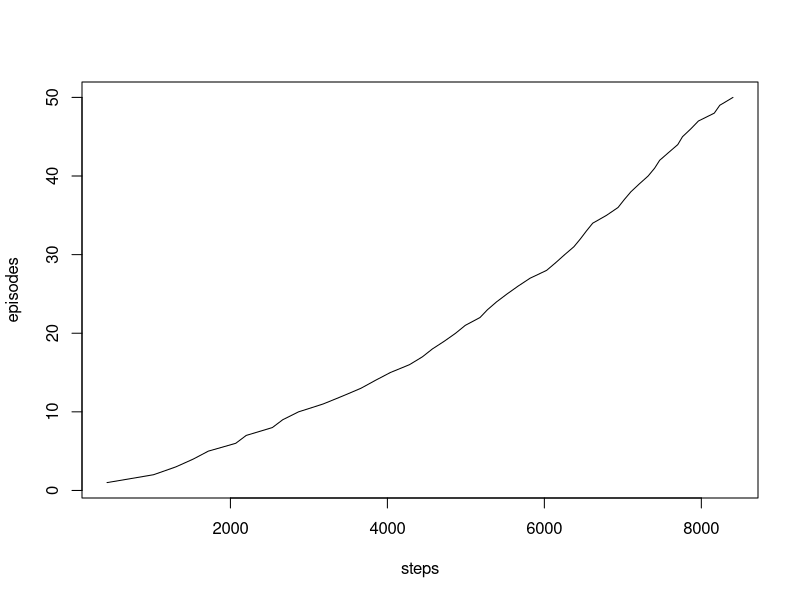

Write R code to recreate this figure.
# number of steps taken in each of 100 episodes, for sarsa and expected sarsa agents
es0 = c(428, 1020, 1305, 1528, 1718, 2068, 2201, 2534, 2667, 2868, 3181, 3427, 3663, 3846, 4037, 4281, 4446, 4573, 4727, 4869, 4992, 5180, 5276, 5392, 5525, 5666, 5818, 6029, 6147, 6259, 6376, 6459, 6535, 6616, 6792, 6939, 7018, 7103, 7210, 7322, 7405, 7469, 7584, 7700, 7760, 7866, 7963, 8165, 8235, 8403)

# plot episodes vs number os steps
plot(x=es0, y=1:50, type="l", xlab="steps", ylab="episodes")

